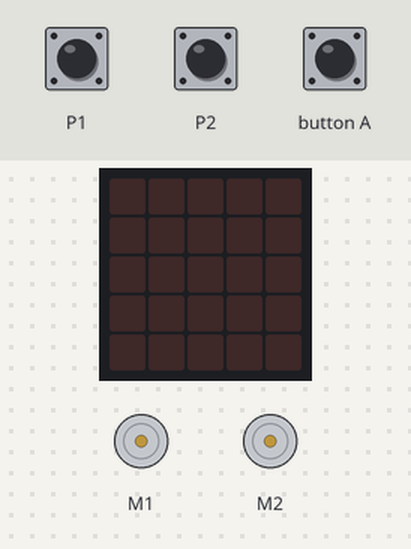
Recording of a program running on a simulated BBC micro:bit (MakeCode). Parts: 2 × DC motor (green arrow = forward, orange = backward, longer = faster), the board's 5×5 LED display. Inputs (shaded band) come from the test bench; at power-on: P1 HIGH, P2 HIGH.

Above: at 5.0 s.
5.1 s: button A pressed for 0.15 s
At 5.6 s:
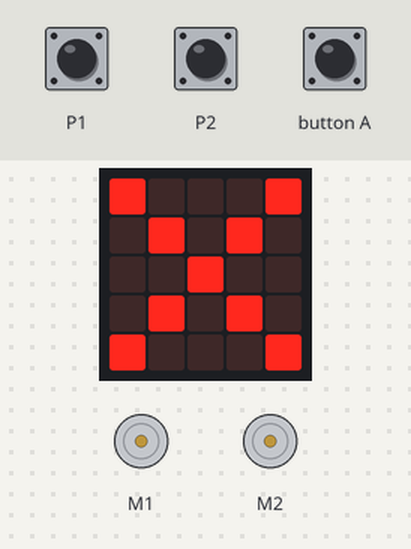
6.7 s: P1 pulled LOW for 1 s
At 7.9 s:
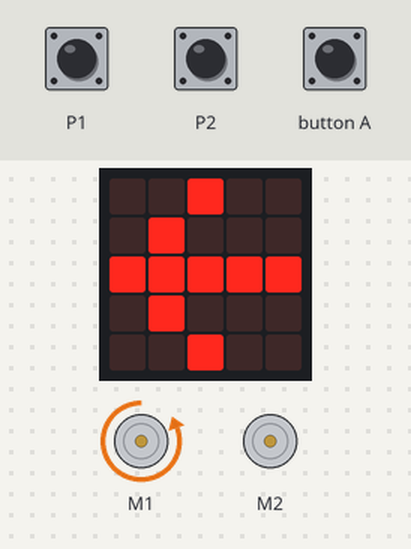
9.7 s: P2 pulled LOW for 1 s
At 10.5 s:
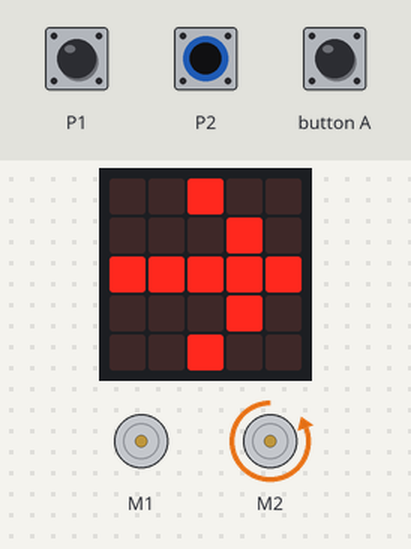
12.8 s: P2 pulled LOW for 3.2 s
At 16.6 s:
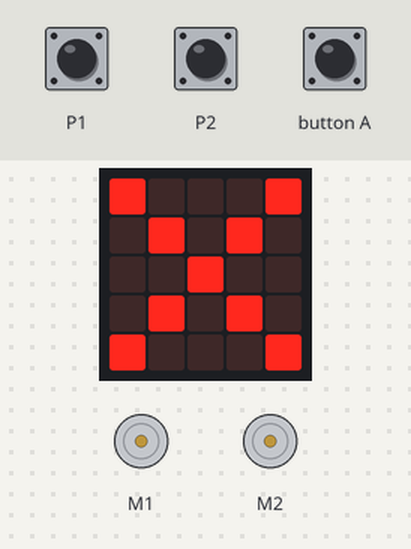
17.7 s: P1 pulled LOW for 3.2 s
At 19.0 s:
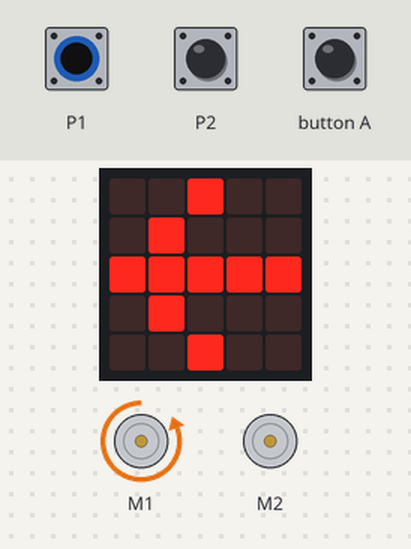
22.7 s: P1 driven LOW and P2 driven LOW
At 23.8 s:
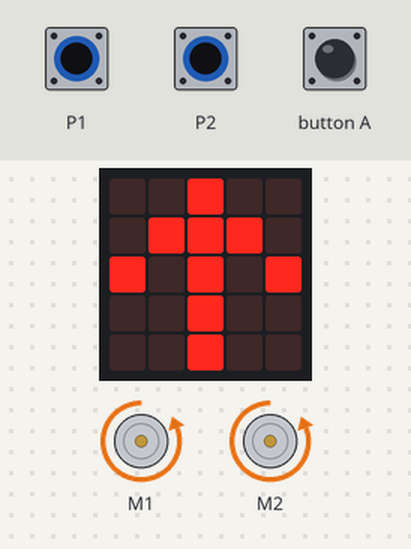
Timing chart, 0 to 25.5 s (numbered marks = the images above; inputs shaded):
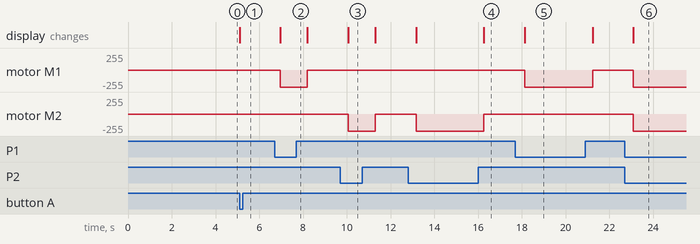

The program:

main.ts
```typescript
pins.setPull(DigitalPin.P1, PinPullMode.PullUp)
pins.setPull(DigitalPin.P2, PinPullMode.PullUp)
while (!(input.buttonIsPressed(Button.A))) {

}
// - Si sensor DER i Sensor IZQ detectan negro  ( 0,0) ===> Avanza
// - Si sensor DER detecta negro y Sensor IZQ  blanco  ( 0,1) ===> Giro derecha
// - Si sensor DER detecta Blanco y Sensor IZQ  negro  ( 1,0) ===> Giro izquierda
// - Si sensor DER y Sensor IZQ detectan blanco  (1,1) ===>  Imposible, línea más ancha
// P1 SENSOR DER
// P2 SENSOR IZQ
// M1 motor DER
// M2 motor IZQ
//
basic.forever(function () {
    if (pins.digitalReadPin(DigitalPin.P1) == 0 && pins.digitalReadPin(DigitalPin.P2) == 0) {
        wuKong.setAllMotor(-100, -100)
        basic.showArrow(ArrowNames.North)
    } else if (pins.digitalReadPin(DigitalPin.P1) == 0 && pins.digitalReadPin(DigitalPin.P2) == 1) {
        wuKong.setAllMotor(-100, 0)
        basic.showArrow(ArrowNames.West)
    } else if (pins.digitalReadPin(DigitalPin.P1) == 1 && pins.digitalReadPin(DigitalPin.P2) == 0) {
        wuKong.setAllMotor(0, -100)
        basic.showArrow(ArrowNames.East)
    } else {
        wuKong.stopAllMotor()
        basic.showIcon(IconNames.No)
    }
})
```

test.ts
```typescript
// aquí va el archivo "tests"; esto no se compilará cuando este paquete se utilice como una extensión.
```

Measured:
- after the input at 5.1 s, the display: changes at once (image 1)
- after the input at 6.7 s, motor M1: stopped → backward 255/255 after 0.26 s, → stopped 1.2 s later; the display: changes after 0.26 s (image 2)
- after the input at 9.7 s, motor M2: stopped → backward 255/255 after 0.36 s, → stopped 1.2 s later; the display: changes after 0.36 s (image 3)
- after the input at 12.8 s, motor M2: stopped → backward 255/255 after 0.37 s, → stopped 3.1 s later; the display: first changes after 0.37 s (image 4 shows a later state)
- after the input at 17.7 s, motor M1: stopped → backward 255/255 after 0.43 s, → stopped 3.1 s later; the display: changes after 0.43 s (image 5)
- after the input at 22.7 s, motor M1, motor M2: stopped → backward 255/255 after 0.39 s; the display: changes after 0.39 s (image 6)
